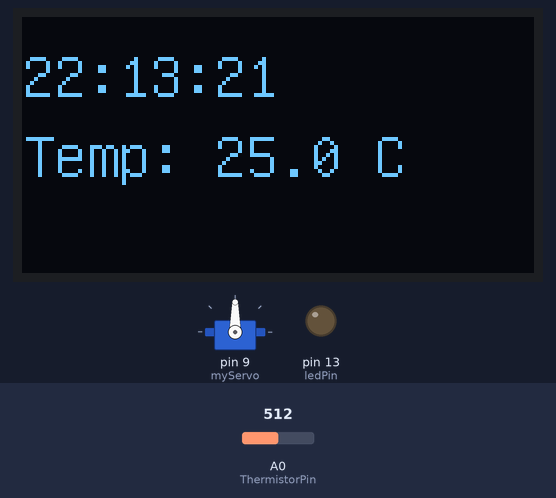
This sketch was run on a simulated Arduino Uno, built with avr-gcc and run on an emulated ATmega328P. On the bench: servo, 128×64 one-colour display, output pins drawn as LEDs (lit = HIGH). Inputs (shaded band) come from the test bench; at power-on: A0 (ThermistorPin) = 512. The local clock reads 2024-03-15 10:24:30 at power-on unless the sketch sets it.

Above: at 1.9 s.
2.0 s: A0 (ThermistorPin) set to 716
At 3.1 s:
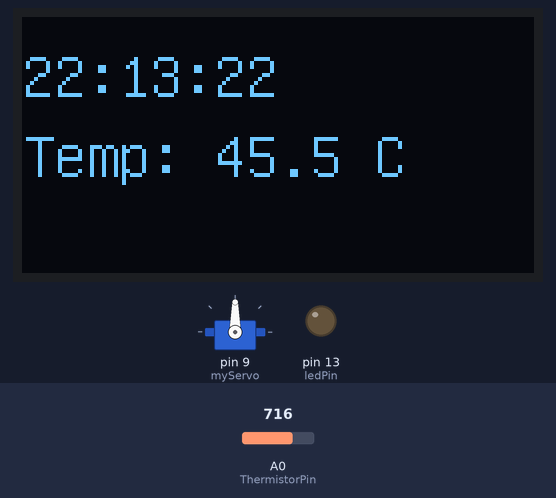
4.9 s: A0 (ThermistorPin) set to 900
At 5.5 s:
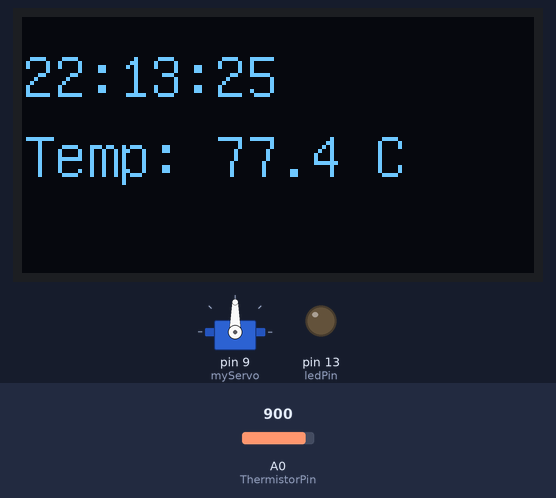
7.8 s: A0 (ThermistorPin) set to 1023
At 13.1 s:
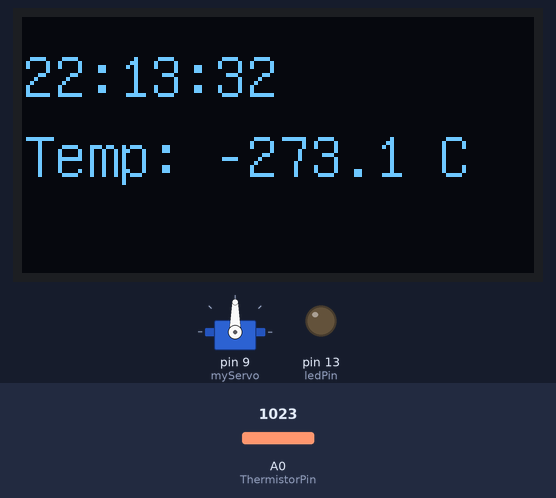
Timing chart, 0 to 14.6 s (numbered marks = the images above; inputs shaded):
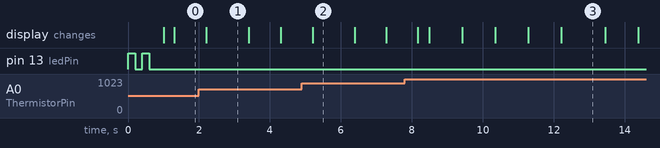

Measured:
- by itself, pin 13 (ledPin): alternates HIGH for 0.20 s and LOW for 0.20 s, 4 changes in all, then stays LOW

The sketch:

timetemp_copy_20241025114258.ino
```cpp
/*
* Name: clock and temp project
* Author: Nils Bergendorff
* Date: 2024-10-11
* Description: This project uses a ds3231 to measure time and displays the time to an 1306 oled display,
* Further, it measures temprature with a analog temprature module and displays a mapped value to a 9g-servo-motor
*/

// Include Libraries
#include <RTClib.h>
#include <Wire.h>
#include <U8glib.h>
#include <Servo.h>

// Init constants
int ThermistorPin = A0;
int ledPin = 13;

// Init global variables
Servo myServo;
int previousMinute = -1;

// Construct objects
RTC_DS3231 rtc;
U8GLIB_SSD1306_128X64 u8g(U8G_I2C_OPT_NO_ACK);

void setup() {
  // Init communication
  Serial.begin(9600);
  Wire.begin();
  rtc.begin();
  myServo.attach(9);

  // Init Hardware
  pinMode(ledPin, OUTPUT);

  // Settings
  rtc.adjust(DateTime(F(__DATE__), F(__TIME__)));
  u8g.setFont(u8g_font_unifont);
}

void loop() {
  DateTime now = rtc.now();
  int currentMinute = now.minute();

  if (currentMinute != previousMinute) {
    blinkLED();
    previousMinute = currentMinute;
  }


  oledWrite(getTime(), getTemp());

  delay(100);
}

/*
 * Blinka LED-lampan två gånger när det blir en ny minut
 */
void blinkLED() {
  for (int i = 0; i < 2; i++) {
    digitalWrite(ledPin, HIGH);
    delay(200);
    digitalWrite(ledPin, LOW);
    delay(200);
  }
}

/*
 * This function reads time from a DS3231 module and packages the time as a String
 * Parameters: Void
 * Returns: time in hh:mm:ss as String
 */
String getTime() {
  DateTime now = rtc.now();
  String timeString = String(now.hour()) + ":" + String(now.minute()) + ":" + String(now.second());
  return timeString;
}

/*
 * This function reads an analog pin connected to an analog temperature sensor and calculates the corresponding temp
 * Parameters: Void
 * Returns: temperature as String
 */
String getTemp() {
  int Vo;
  float R1 = 10000;  // Value of R1 on board
  float logR2, R2, T;
  float c1 = 0.001129148, c2 = 0.000234125, c3 = 0.0000000876741;
  Vo = analogRead(ThermistorPin);
  R2 = R1 * (1023.0 / (float)Vo - 1.0);  // Calculate resistance on thermistor
  logR2 = log(R2);
  T = (1.0 / (c1 + c2 * logR2 + c3 * logR2 * logR2 * logR2));  // Temperature in Kelvin
  T = T - 273.15;  // Convert Kelvin to Celsius
  return "Temp: " + String(T, 1) + " C";
}

/*
 * This function takes a string and draws it to an OLED display
 * Parameters: - text1: String to write to display
 * Returns: void
 */
void oledWrite(String text1, String text2) {
  u8g.firstPage();
  do {
    u8g.drawStr(0, 20, text1.c_str());
    u8g.drawStr(0, 40, text2.c_str());
  } while (u8g.nextPage());
}

/*
 * Takes a temperature value and maps it to corresponding degree on a servo
 * Parameters: - value: temperature
 * Returns: void
 */
/*
void servoWrite(float value) {
  int angle = map(value, 0, 50, 0, 180);
  angle = constrain(angle, 0, 180);
  myServo.write(angle);
}
*/
```
